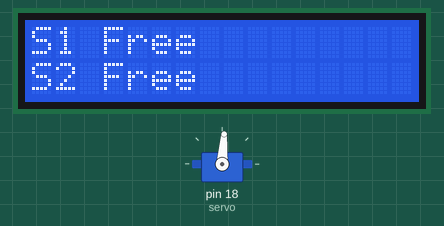
Recording of a program running on a simulated Raspberry Pi (header pin numbers). Shown: 16×2 character LCD, servo. No MQTT or app messages arrive unless stated; servo angles are drawn from the pulse width (0.5 ms = 0°, 2.5 ms = 180°); what the program prints to the terminal is not drawn.

Above: at 1.9 s.
At 4.1 s:
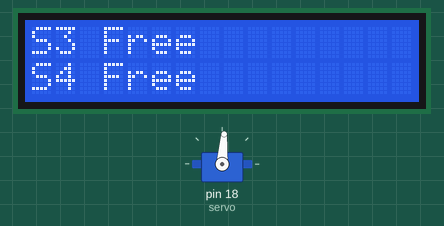

The program:

success.py
```python
#!/usr/bin/python
from gpiozero import AngularServo #for servo
from time import sleep #for servo
import time
import RPi.GPIO as GPIO
import time
import os,sys
import drivers #for display
from urllib.parse import urlparse
import paho.mqtt.client as paho
GPIO.setmode(GPIO.BOARD)
GPIO.setwarnings(False)

#GPIO.setup(12, GPIO.OUT)


display = drivers.Lcd()
cc = drivers.CustomCharacters(display)

'''
define pin for lcd
'''
# Timing constants
E_PULSE = 0.0005
E_DELAY = 0.0005
delay = 1


slot1_Sensor = 29
slot2_Sensor = 31
slot3_Sensor = 36  #new change
slot4_Sensor = 35  #new change
slot5_Sensor = 22  #new change sensor for gate in
slot6_Sensor = 24 # new change sensor for gate out


#GPIO.setup(12, GPIO.OUT)
GPIO.setup(slot1_Sensor, GPIO.IN)
GPIO.setup(slot2_Sensor, GPIO.IN)
GPIO.setup(slot3_Sensor, GPIO.IN) #new change
GPIO.setup(slot4_Sensor, GPIO.IN) #new change
GPIO.setup(slot5_Sensor, GPIO.IN) #new change gate sensor
GPIO.setup(slot6_Sensor, GPIO.IN) #new change gate sensor


servo = AngularServo(18, min_pulse_width=0.0006, max_pulse_width=0.0023)# servo

#pwm=GPIO.PWM(12, 50)
#pwm.start(0)


def on_connect(self, mosq, obj, rc):
        self.subscribe("Fan", 0)

def on_publish(mosq, obj, mid):
    print("mid: " + str(mid))

mqttc = paho.Client()                        # object declaration
# Assign event callbacks
mqttc.on_connect = on_connect
mqttc.on_publish = on_publish

url_str = os.environ.get('CLOUDMQTT_URL', 'tcp://test.mosquitto.org:1883')
url = urlparse(url_str)
mqttc.connect(url.hostname, url.port)


def SetAngle(angle):
	duty = angle / 18 + 2
	GPIO.output(12, True)
	pwm.ChangeDutyCycle(duty)
	sleep(1)
	GPIO.output(12, False)
	pwm.ChangeDutyCycle(0)


while 1:

  # Print out results
  rc = mqttc.loop()
  slot1_status = GPIO.input(slot1_Sensor)
  time.sleep(0.2)
  slot2_status = GPIO.input(slot2_Sensor)
  time.sleep(0.2)
  slot3_status = GPIO.input(slot3_Sensor) #new change
  time.sleep(0.2)
  slot4_status = GPIO.input(slot4_Sensor) #new change
  time.sleep(0.2)
  slot5_status = GPIO.input(slot5_Sensor) #new change
  time.sleep(0.2)
  slot6_status = GPIO.input(slot6_Sensor) #new change
  time.sleep(0.2)

  if (slot1_status == False):
    # Custom caracter #6. Code {0x05}.
   display.lcd_clear()
   display.lcd_display_string("S1 Parked", 1)
   mqttc.publish("slot1","1")
   time.sleep(0.2)
  else:
    #display.lcd_clear()
    display.lcd_display_string("S1 Free  ", 1)
    mqttc.publish("slot1","0")
    time.sleep(0.2)

  if (slot2_status == False):
   #display.lcd_clear()
   display.lcd_display_string("S2 Parked", 2)
   mqttc.publish("slot2","1")
   time.sleep(2)
  else:
    #display.lcd_clear()
    display.lcd_display_string("S2 Free  ", 2)
    mqttc.publish("slot2","0")
    time.sleep(2)

  if (slot3_status == False):
   #display.lcd_clear()
   display.lcd_display_string("S3 Parked", 1)
   mqttc.publish("slot3","1")
   time.sleep(0.2)
  else:
    #display.lcd_clear()
    display.lcd_display_string("S3 Free  ", 1)
    mqttc.publish("slot3","0")
    time.sleep(0.2)

  if (slot4_status == False):
   #display.lcd_clear()
   display.lcd_display_string("S4 Parked", 2)
   mqttc.publish("slot4","1")
   time.sleep(0.2)
  else:
    #display.lcd_clear()
    display.lcd_display_string("S4 Free  ", 2)
    mqttc.publish("slot4","0")
    time.sleep(0.2)

         # for servo
  if (slot5_status == False):
   mqttc.publish("slot5","1")
   servo.angle = 90
   sleep(3)
   servo.angle = -90
   time.sleep(0.2)
  else:
    mqttc.publish("slot5","0")
    time.sleep(0.2)

  if (slot6_status == False):
   mqttc.publish("slot6","1")
   servo.angle = 90
   sleep(3)
   servo.angle = -90
   time.sleep(0.2)
  else:
    mqttc.publish("slot6","0")
    time.sleep(0.2)
    print ("loop end")


    #display.lcd_clear()


    print ("Start")
```

Measured:
- what the display in image 0 shows lasts 2.1 s, from 1.8 s to 3.9 s
- what the display in image 1 shows lasts 1.8 s, from 4.1 s to 5.9 s
